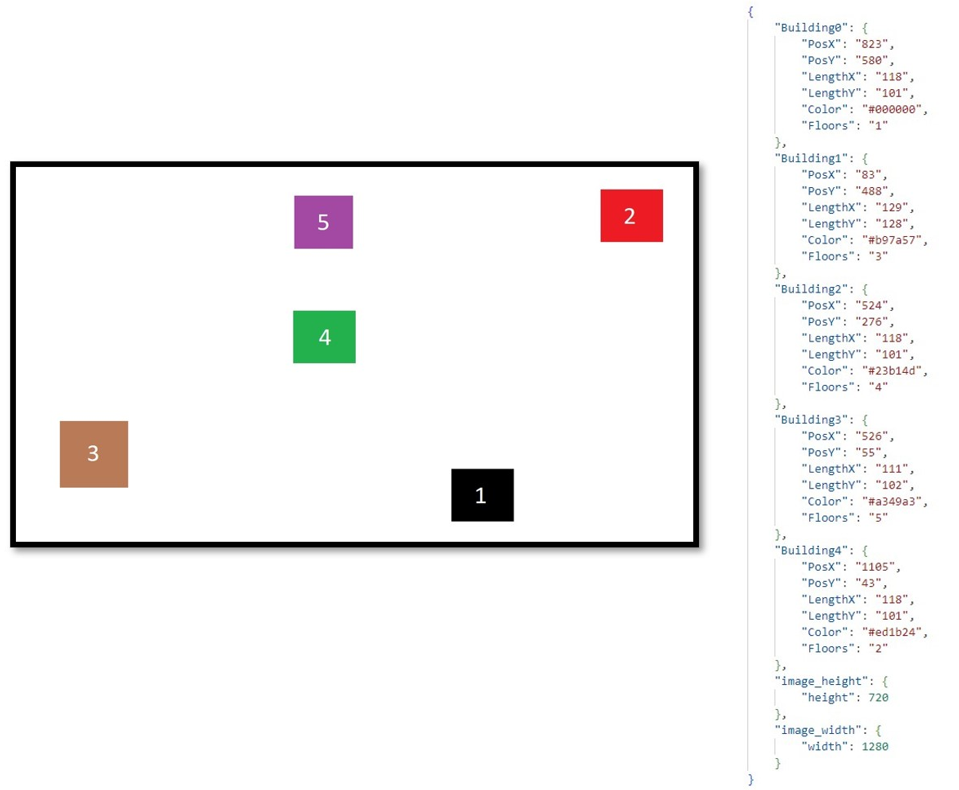
#> input picture GitHubAssets/Images/1 BP.png, 959 x 790 px
$ python ImageDataExtractor.py '../../GitHubAssets/Images/1 BP.png' out
#> lines starting #> are read from the running program, lines starting #| are printed output that depends on the picture; after the words box and inside, x2 and y2 are one past the last pixel; in counts of white or black regions, pixels touching at a corner belong together
import sys

import pytesseract
import cv2
import json

def rgb_to_hex(rgb):
    return '0x' + '%02x%02x%02x' % rgb


image_path = sys.argv[1]
output_dir = sys.argv[2]

img = cv2.imread(image_path)
#> img is the input picture: shape (790, 959, 3); mean B, G, R 244.2, 244.4, 245.2
gray = cv2.cvtColor(img, cv2.COLOR_BGR2GRAY)  # Convert image to grayscale
_, thresh = cv2.threshold(gray, 210, 255, cv2.THRESH_BINARY_INV)  # Set a high threshold as 210 to detect bright-colored
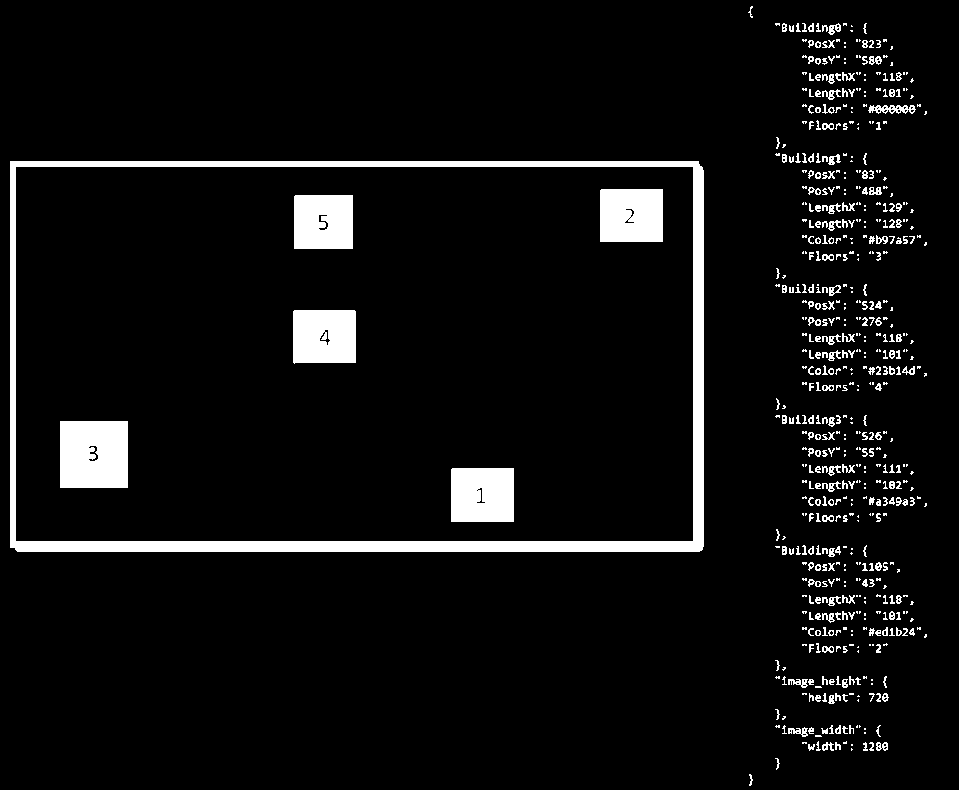
#> thresh: shape (790, 959); 6.3% white; 613 white regions (318 under 20 px)
# rectangles
contours, _ = cv2.findContours(thresh, cv2.RETR_EXTERNAL, cv2.CHAIN_APPROX_SIMPLE)  # Use RETR_EXTERNAL to exclude
#> contours = 608 contours, 496 with area under 20; largest, box (x1, y1, x2, y2) and area: (10, 161, 704, 552) 270215, (868, 105, 916, 114) 247, (788, 727, 808, 737) 74, (829, 285, 841, 296) 72, (828, 23, 841, 35) 70
# numbers inside the rectangle by getting only parent contours

buildings_dict = {}

for i, contour in enumerate(contours):
    x, y, w, h = cv2.boundingRect(contour)
    color_data = img[y + 10, x + 10]  # add 10 to get away from the edges and get the certain color data.
    color_data_rgb = (color_data[2], color_data[1], color_data[0])
    color_hex = rgb_to_hex(color_data_rgb)  # Color data in hexadecimal
    print("Starting point: ({}, {}), Width: {}, Height: {},".format(x, y, w, h), "Color:", color_hex)
    roi = gray[y:y + h, x:x + w]
#> (the run stopped early here; a loop or call above may not have finished)

$ run again, on GitHubAssets/Images/3 BP.png
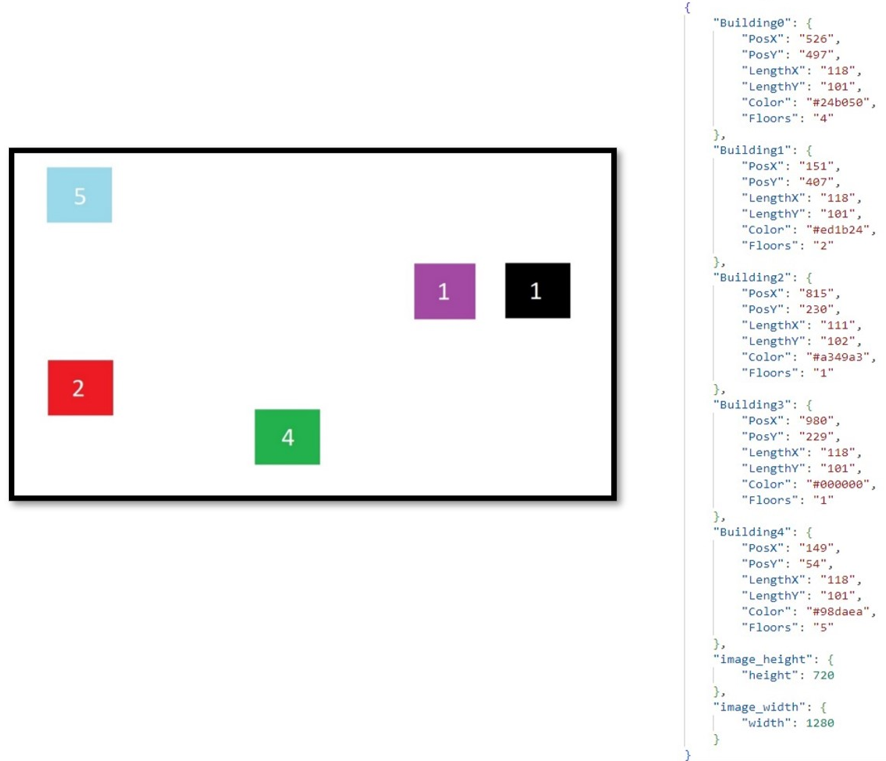
#> input picture GitHubAssets/Images/3 BP.png, 886 x 761 px
#> img is the input picture: shape (761, 886, 3); mean B, G, R 244.2, 244, 244.3
#> `gray = cv2.cvtColor(img, cv2.COLOR_BGR2GRAY)`:
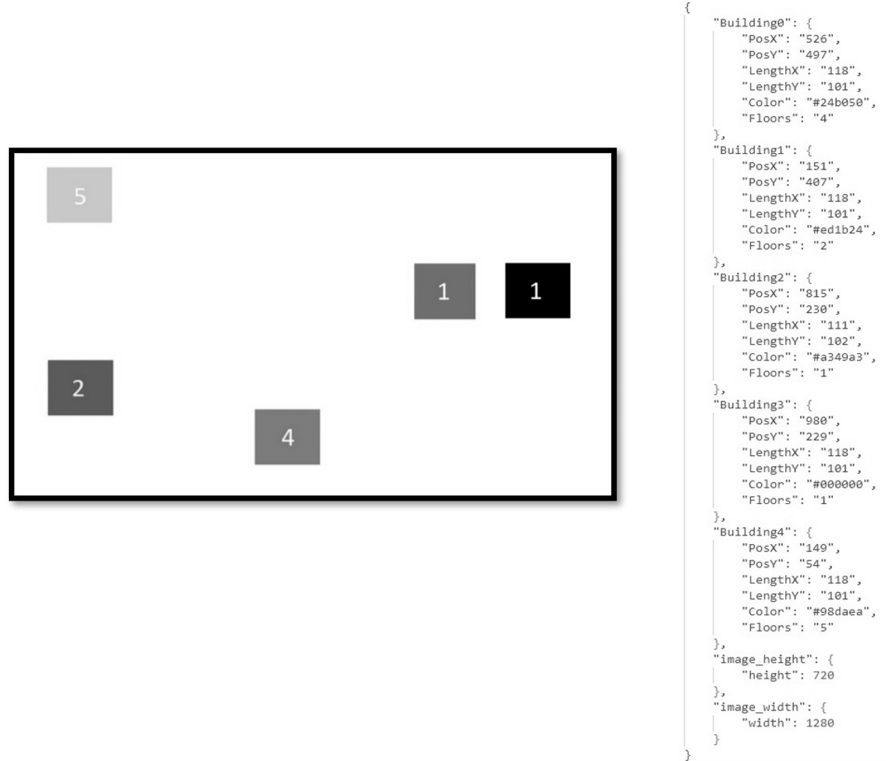
#> gray: shape (761, 886); min 0, max 255, mean 244.1
#> `_, thresh = cv2.threshold(gray, 210, 255, cv2.THRESH_BINARY_INV)`:
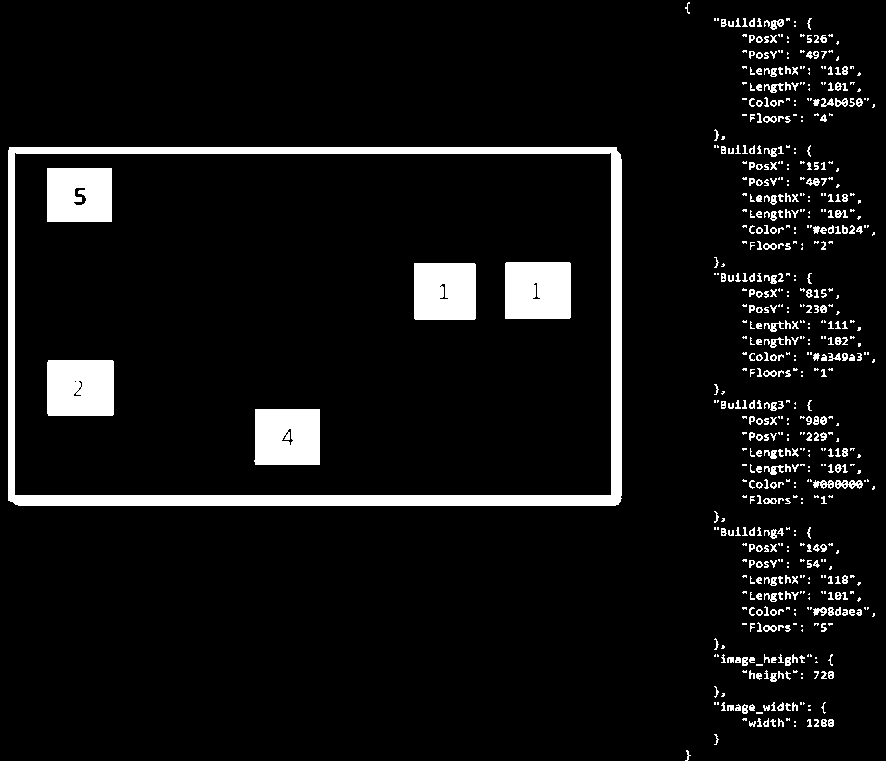
#> thresh: shape (761, 886); 7.1% white; 643 white regions (313 under 20 px)
#> contours = 638 contours, 519 with area under 20; largest, box (x1, y1, x2, y2) and area: (8, 147, 622, 506) 219376, (835, 480, 863, 489) 150, (813, 480, 834, 489) 96, (770, 19, 784, 30) 74, (835, 98, 848, 107) 66
